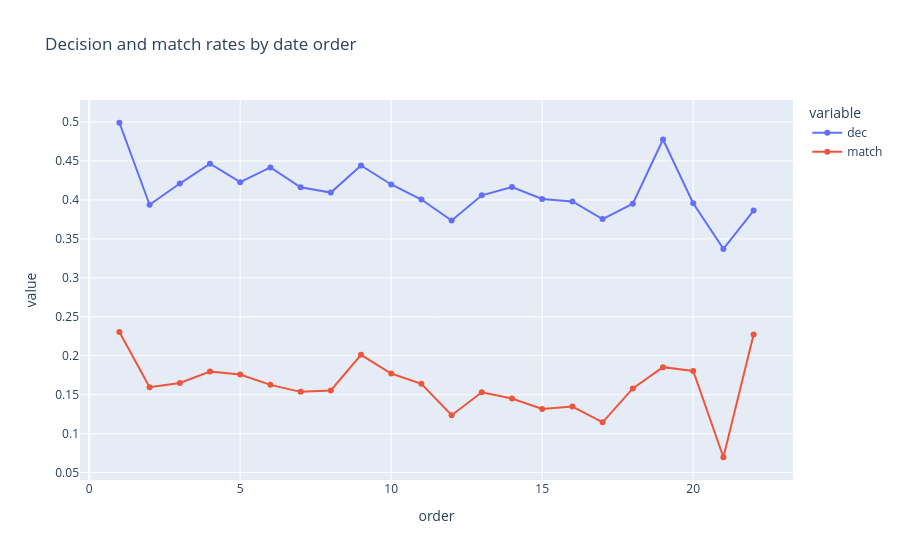

Notebook cell for this chart:
### Markdown cell above
This chart shows the yes rate and the match rate at each position in the evening, from 1 to 22. The yes rate starts at 49.9%, then falls to 39.4% on the second date. The last positions are less reliable, because few participants reach them.

### Code cell
by_order = df.groupby("order")[["dec", "match"]].mean().reset_index()

fig = px.line(
    by_order,
    x="order",
    y=["dec", "match"],
    markers=True,
    title="Decision and match rates by date order"
)
fig.show()

### Figure 1 — Plotly figure (JSON) as saved in the notebook; plotly's stock layout.template omitted (floating-point values rounded to 4 significant figures)
{"data": [{"hovertemplate": "variable=dec<br>order=%{x}<br>value=%{y}<extra></extra>", "legendgroup": "dec", "line": {"color": "#636efa", "dash": "solid"}, "marker": {"symbol": "circle"}, "mode": "lines+markers", "name": "dec", "orientation": "v", "showlegend": true, "type": "scatter", "x": [1, 2, 3, 4, 5, 6, 7, 8, 9, 10, 11, 12, 13, 14, 15, 16, 17, 18, 19, 20, 21, 22], "xaxis": "x", "y": [0.4991, 0.3938, 0.4211, 0.4465, 0.4229, 0.4418, 0.4163, 0.4094, 0.4442, 0.4198, 0.4005, 0.3737, 0.4059, 0.4167, 0.4012, 0.398, 0.3755, 0.3953, 0.4775, 0.3958, 0.3372, 0.3864], "yaxis": "y"}, {"hovertemplate": "variable=match<br>order=%{x}<br>value=%{y}<extra></extra>", "legendgroup": "match", "line": {"color": "#EF553B", "dash": "solid"}, "marker": {"symbol": "circle"}, "mode": "lines+markers", "name": "match", "orientation": "v", "showlegend": true, "type": "scatter", "x": [1, 2, 3, 4, 5, 6, 7, 8, 9, 10, 11, 12, 13, 14, 15, 16, 17, 18, 19, 20, 21, 22], "xaxis": "x", "y": [0.2305, 0.1597, 0.1652, 0.1797, 0.176, 0.1627, 0.1537, 0.1555, 0.2012, 0.1772, 0.164, 0.1237, 0.1532, 0.1452, 0.1317, 0.1349, 0.1146, 0.1581, 0.1854, 0.1806, 0.06977, 0.2273], "yaxis": "y"}], "layout": {"legend": {"title": {"text": "variable"}, "tracegroupgap": 0}, "title": {"text": "Decision and match rates by date order"}, "xaxis": {"anchor": "y", "domain": [0.0, 1.0], "title": {"text": "order"}}, "yaxis": {"anchor": "x", "domain": [0.0, 1.0], "title": {"text": "value"}}}}
